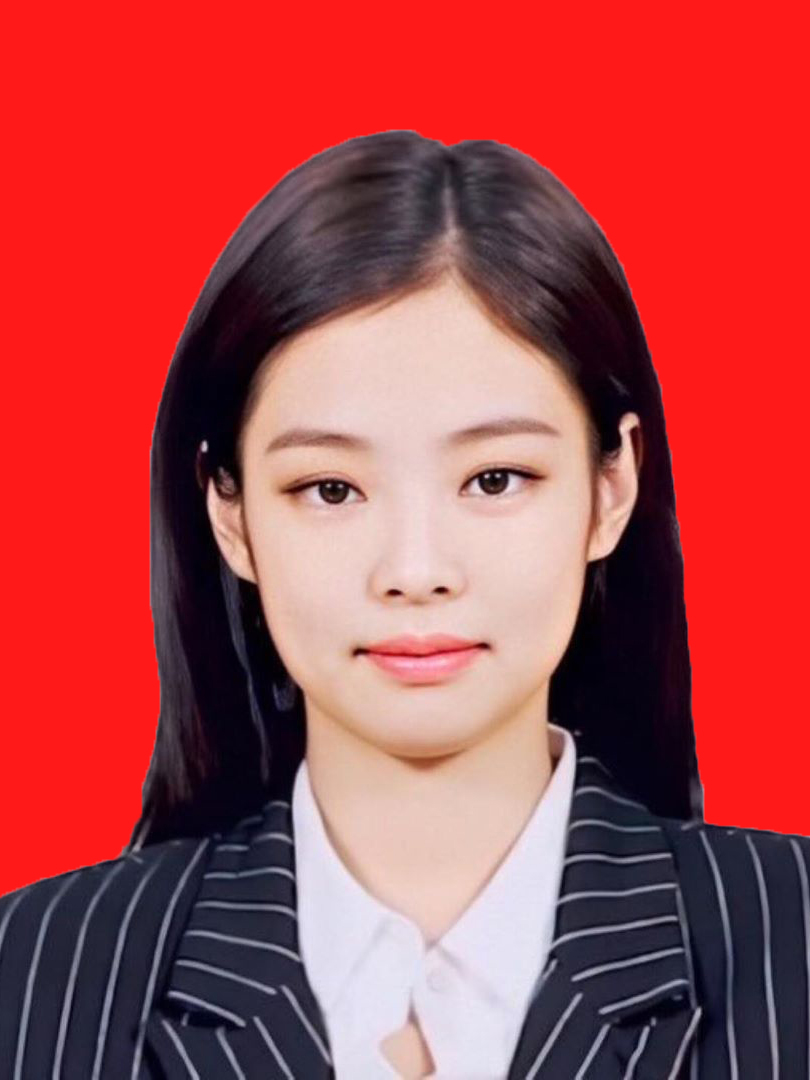
#> input picture skinExtraction/cpnscantik.jpg, 810 x 1080 px
$ python skinExtract.py
#> lines starting #> are read from the running program, lines starting #| are printed output that depends on the picture; after the words box and inside, x2 and y2 are one past the last pixel; in counts of white or black regions, pixels touching at a corner belong together
import numpy as np
import cv2
from sklearn.cluster import KMeans
from collections import Counter
import imutils
import pprint
from matplotlib import pyplot as plt


def extractSkin(image):
    # Taking a copy of the image
    img = image.copy()
    # [6 lines of commented-out code are left out]
    img = cv2.cvtColor(img, cv2.COLOR_BGR2HSV)

    # Defining HSV Threadholds
    lower_threshold = np.array([1, 48, 80], dtype=np.uint8)
    upper_threshold = np.array([20, 80, 255], dtype=np.uint8)

    # Single Channel mask,denoting presence of colours in the about threshold
    skinMask = cv2.inRange(img, lower_threshold, upper_threshold)

    # plt.imshow(skinMask)
    # plt.show()

    # Cleaning up mask using Gaussian Filter
    skinMask = cv2.GaussianBlur(skinMask, (3, 3), 0)

    # plt.imshow(skinMask)
    # plt.show()


    # Extracting skin from the threshold mask
    skin = cv2.bitwise_and(img, img, mask=skinMask)
    # [8 lines of commented-out code are left out]
    return cv2.cvtColor(skin, cv2.COLOR_HSV2BGR)


def removeBlack(estimator_labels, estimator_cluster):

    # Check for black
    hasBlack = False

    # Get the total number of occurance for each color
    occurance_counter = Counter(estimator_labels)
    # print(occurance_counter,estimator_labels )
    # Quick lambda function to compare to lists
    compare = lambda x, y: Counter(x) == Counter(y)

    # Loop through the most common occuring color
    for x in occurance_counter.most_common(len(estimator_cluster)):

        # Quick List comprehension to convert each of RBG Numbers to int
        color = [int(i) for i in estimator_cluster[x[0]].tolist()]

        # Check if the color is [0,0,0] that if it is black
        if compare(color, [0, 0, 0]) == True:
            # delete the occurance
            del occurance_counter[x[0]]
            # remove the cluster
            hasBlack = True
            estimator_cluster = np.delete(estimator_cluster, x[0], 0)
            break

    return (occurance_counter, estimator_cluster, hasBlack)


print("hehe")

def getColorInformation(estimator_labels, estimator_cluster,hasThresholding=False):

  # Variable to keep count of the occurance of each color predicted
  occurance_counter = None

  # Output list variable to return
  colorInformation = []


  #Check for Black
  hasBlack =False

  # If a mask has be applied, remove th black
  if hasThresholding == True:

    (occurance,cluster,black) = removeBlack(estimator_labels,estimator_cluster)
    occurance_counter =  occurance
    estimator_cluster = cluster
    hasBlack = black

  else:
    occurance_counter = Counter(estimator_labels)

  # Get the total sum of all the predicted occurances
  totalOccurance = sum(occurance_counter.values())


  # Loop through all the predicted colors
  for x in occurance_counter.most_common(len(estimator_cluster)):

    index = (int(x[0]))

    # Quick fix for index out of bound when there is no threshold
    index =  (index-1) if ((hasThresholding & hasBlack)& (int(index) !=0)) else index

    # Get the color number into a list
    color = estimator_cluster[index].tolist()

    # Get the percentage of each color
    color_percentage= (x[1]/totalOccurance)

    #make the dictionay of the information
    colorInfo = {"cluster_index":index , "color": color , "color_percentage" : color_percentage }

    # Add the dictionary to the list
    colorInformation.append(colorInfo)


  return colorInformation


def extractDominantColor(image,number_of_colors=5,hasThresholding=False):

  # Quick Fix Increase cluster counter to neglect the black(Read Article)
  if hasThresholding == True:
    number_of_colors +=1

  # Taking Copy of the image
  img = image.copy()

  # Convert Image into RGB Colours Space
  img = cv2.cvtColor(img,cv2.COLOR_BGR2RGB)


  # Reshape Image
  img = img.reshape((img.shape[0]*img.shape[1]) , 3)
  print(img, "img")
  print(number_of_colors, "number_of_colors")
  #Initiate KMeans Object
  estimator = KMeans(n_clusters=number_of_colors, random_state=0)

  # Fit the image
  print(estimator, "estimator1")
  estimator.fit(img)
  print(estimator, "estimator2")
  # Get Colour Information
  colorInformation = getColorInformation(estimator.labels_,estimator.cluster_centers_,hasThresholding)
  return colorInformation


def plotColorBar(colorInformation):
  #Create a 500x100 black image
  color_bar = np.zeros((100,500,3), dtype="uint8")

  # plt.imshow(color_bar)
  # plt.show()

  # print(color_bar,"color_bar")
  top_x = 0
  for x in colorInformation:
    bottom_x = top_x + (x["color_percentage"] * color_bar.shape[1])

    color = tuple(map(int,(x['color'])))

    cv2.rectangle(color_bar , (int(top_x),0) , (int(bottom_x),color_bar.shape[0]) ,color , -1)
    top_x = bottom_x
  return color_bar


def prety_print_data(color_info):
  for x in color_info:
    print(pprint.pformat(x))
    print()


'''
Skin Image Primary : https://raw.githubusercontent.com/octalpixel/Skin-Extraction-from-Image-and-Finding-Dominant-Color/master/82764696-open-palm-hand-gesture-of-male-hand_image_from_123rf.com.jpg
Skin Image One     : https://raw.githubusercontent.com/octalpixel/Skin-Extraction-from-Image-and-Finding-Dominant-Color/master/skin.jpg
Skin Image Two     : https://raw.githubusercontent.com/octalpixel/Skin-Extraction-from-Image-and-Finding-Dominant-Color/master/skin_2.jpg
Skin Image Three   : https://raw.githubusercontent.com/octalpixel/Skin-Extraction-from-Image-and-Finding-Dominant-Color/master/Human-Hands-Front-Back-Image-From-Wikipedia.jpg

'''

imagetest = "https://raw.githubusercontent.com/octalpixel/Skin-Extraction-from-Image-and-Finding-Dominant-Color/master/Human-Hands-Front-Back-Image-From-Wikipedia.jpg"
# Get Image from URL. If you want to upload an image file and use that comment the below code and replace with  image=cv2.imread("FILE_NAME")
# image =  imutils.url_to_image(imagetest)
image =  image=cv2.imread("./cpnscantik.jpg")
#> image is the input picture: shape (1080, 810, 3); mean B, G, R 75, 71.5, 173.8

# Resize image to a width of 250
image = imutils.resize(image,width=250)
#> image: shape (333, 250, 3)

#Show image
plt.imshow(cv2.cvtColor(image,cv2.COLOR_BGR2RGB))
plt.show()
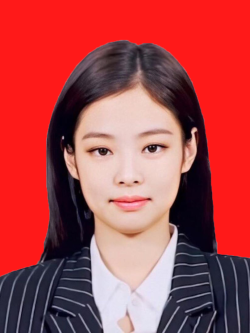
#> shown: shape (333, 250, 3); mean R, G, B 173.8, 71.5, 75


# Apply Skin Mask
skin = extractSkin(image)
#> in extractSkin, `img = cv2.cvtColor(img, cv2.COLOR_BGR2HSV)`: img: shape (333, 250, 3); mean H, S, V 55.7, 147.4, 178.2
#> in extractSkin, `skinMask = cv2.inRange(img, lower_threshold, upper_threshold)`:
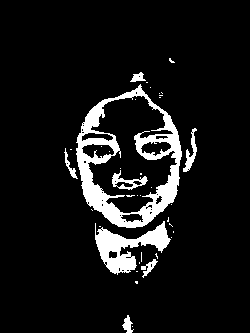
#> skinMask: shape (333, 250); 8.8% white; 38 white regions (30 under 20 px), largest, box (x1, y1, x2, y2) and area: (76, 84, 182, 228) 4597, (95, 221, 171, 275) 1688, (112, 170, 148, 190) 257
#> in extractSkin, `skinMask = cv2.GaussianBlur(skinMask, (3, 3), 0)`:
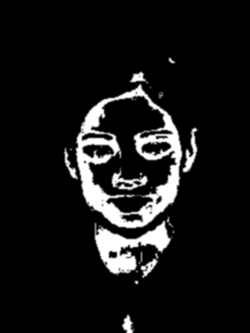
#> skinMask: shape (333, 250); min 0, max 255, mean 22.4
#> in extractSkin, `skin = cv2.bitwise_and(img, img, mask=skinMask)`: skin: shape (333, 250, 3); mean H, S, V 1.6, 8, 27.7
#> in extractSkin, `return cv2.cvtColor(skin, cv2.COLOR_HSV2BGR)`:
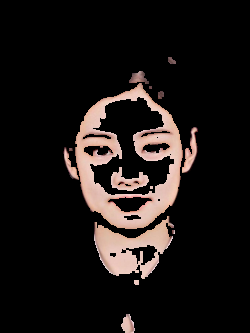
#> returned value: shape (333, 250, 3); mean B, G, R 20.9, 22.6, 27.7

plt.imshow(cv2.cvtColor(skin,cv2.COLOR_BGR2RGB))
plt.show()


# Find the dominant color. Default is 1 , pass the parameter 'number_of_colors=N' where N is the specified number of colors
dominantColors = extractDominantColor(skin,hasThresholding=True)
#> (printed output is left out)
#> dominantColors = 5 items


#Show in the dominant color information
print("Color Information")
print(dominantColors)
#> (printed output is left out)
prety_print_data(dominantColors)
#> the loop in prety_print_data, `for x in color_info:` made 5 passes
#> (printed output is left out)


#Show in the dominant color as bar
print("Color Bar")
colour_bar = plotColorBar(dominantColors)
#> the loop in plotColorBar, `for x in colorInformation:` made 5 passes
#> (bottom_x, color, top_x) on passes 1 to 5: (221.1, (233, 197, 186), 221.1), (383.2, (227, 185, 168), 383.2), (452.3, (215, 165, 147), 452.3), (482, (179, 131, 119), 482), (500, (107, 72, 69), 500)
#> after the loop in plotColorBar, `for x in colorInformation:`:
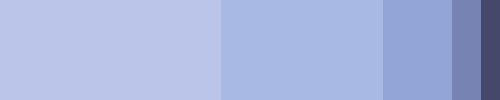
#> color_bar: shape (100, 500, 3); mean of channels 0, 1, 2 220.7, 180.1, 166.5; drawn as B, G, R
plt.axis("off")
plt.imshow(colour_bar)
plt.show()

$ run again, with skinExtraction/abo.jpg copied over skinExtraction/cpnscantik.jpg
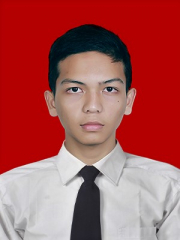
#> input picture skinExtraction/abo.jpg, 180 x 240 px
#> image is the input picture: shape (240, 180, 3); mean B, G, R 83.9, 84.4, 169.2
#> image: shape (333, 250, 3)
#> img: shape (333, 250, 3); mean H, S, V 43, 139.4, 171.2
#> in extractSkin, `skinMask = cv2.inRange(img, lower_threshold, upper_threshold)`:
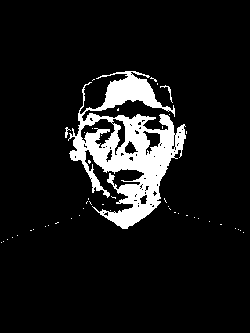
#> skinMask: shape (333, 250); 9.4% white; 47 white regions (44 under 20 px), largest, box (x1, y1, x2, y2) and area: (68, 71, 186, 229) 7673, (160, 85, 173, 103) 39, (65, 127, 71, 138) 27
#> skin: shape (333, 250, 3); mean H, S, V 1.6, 8.6, 22.2
#> (printed output is left out)
#> dominantColors = 5 items
#> (printed output is left out)
#> the loop in prety_print_data, `for x in color_info:` made 5 passes
#> (printed output is left out)
#> the loop in plotColorBar, `for x in colorInformation:` made 5 passes
#> (bottom_x, color, top_x) on passes 1 to 5: (182.1, (175, 141, 125), 182.1), (363.8, (196, 166, 154), 363.8), (461.6, (145, 115, 102), 461.6), (493.3, (93, 79, 71), 493.3), (500, (166, 59, 58), 500)
#> after the loop in plotColorBar, `for x in colorInformation:`:
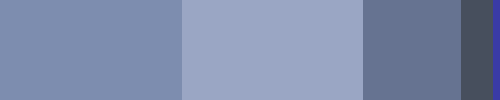
#> color_bar: shape (100, 500, 3); mean of channels 0, 1, 2 171.3, 139.8, 126.6; drawn as B, G, R
